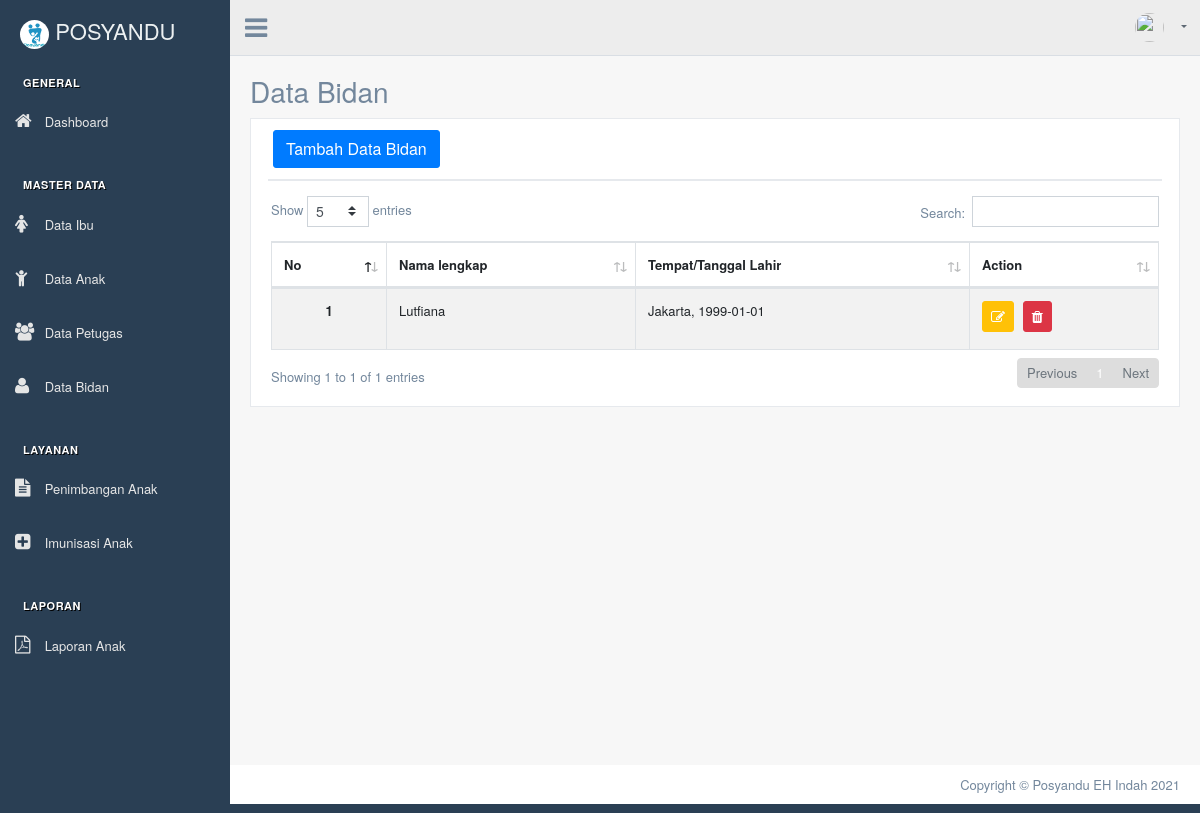
The page /index.php/bidan on the database its author committed.
### tables this page shows
CREATE TABLE `bidan` (
  `id_bidan` int(11) NOT NULL,
  `nama_bidan` varchar(50) NOT NULL,
  `tempat_lahir` varchar(30) NOT NULL,
  `tanggal_lahir` date NOT NULL,
  `no_hp` varchar(13) NOT NULL,
  `pendidikan_terakhir` varchar(30) NOT NULL,
  `user_id` int(11) NOT NULL
);

### application/controllers/Bidan.php (called while the page is built, shortened)
<?php
class Bidan extends CI_Controller
{
    public function __construct()
    {
        $this->load->model('Bidan_model');
    }
    public function index()
    {
        $data['title'] = 'Data Bidan | Posyandu EH Indah';
        $data['user'] = $this->db->get_where('user', ['username' => $this->session->userdata('username')])->row_array();
        $data['users'] = $this->Bidan_model->getDataUsers();
        $data['bidan'] = $this->Bidan_model->getDataBidan();
        $this->load->view('templates/header-datatables', $data);
        $this->load->view('templates/sidebar');
        $this->load->view('templates/topbar', $data);
        $this->load->view('bidan/index', $data);
        $this->load->view('templates/footer-datatables');
    }
}

### index.php (called while the page is built, shortened)
<?php
require_once BASEPATH.'core/CodeIgniter.php';

### application/models/Bidan_model.php (called while the page is built, shortened)
<?php
class Bidan_model extends CI_Model
{
    public function getDataBidan()
    {
        $query = "SELECT * from bidan";
        return $this->db->query($query)->result_array();
    }
}

### application/views/bidan/index.php (the view, shortened to what this page needs)
<div class="right_col" role="main">
    <div class="page-title">
        <div class="title_left">
            <h3>Data Bidan</h3>
        </div>
    </div>
    <div class="clearfix"></div>
    <div class="row">
        <div class="col-md-12 col-sm-12 ">
            <div class="x_panel">
                <div class="x_title">
                    <button type="button" class="btn btn-primary" data-toggle="modal" data-target="#addDataBidanModal">Tambah Data Bidan</button>
                </div>
                <div class="x_content">
                    <div class="row">
                        <div class="col-sm-12">
                            <div class="card-box table-responsive">
                                <table id="datatable" class="table table-striped table-bordered" style="width:100%">
                                    <thead>
                                        <tr>
                                            <th>No</th>
                                            <th>Nama lengkap</th>
                                            <th>Tempat/Tanggal Lahir</th>
                                            <th>Action</th>
                                        </tr>
                                    </thead>
                                    <tbody>
                                        <?php $i = 1; ?>
                                        <?php foreach ($bidan as $d) : ?>
                                            <tr>
                                                <th scope="row">
                                                    <center><?= $i; ?></center>
                                                </th>
                                                <td><?= $d['nama_bidan']; ?></td>
                                                <td><?= $d['tempat_lahir'] . ', ' . $d['tanggal_lahir']; ?></td>
                                                <td>
                                                    <a data-toggle="modal" data-target="#editDataBidanModal<?= $d['id_bidan']; ?>" href="<?= base_url(); ?>bidan/updateDatabidan/<?= $d['id_bidan']; ?>" class="btn btn-warning btn-circle btn-sm">
                                                        <i class="fa fa-edit"></i>
                                                    </a>
                                                    <a ata-toggle="tooltip" href="<?= base_url(''); ?>bidan/deleteDataBidan/<?= $d['id_bidan']; ?>" class="btn btn-danger btn-circle btn-sm tbl-hapus" title="Delete">
                                                        <i class="fa fa-trash"></i>
                                                    </a>
                                                </td>
                                            </tr>
                                            <?php $i++; ?>
                                        <?php endforeach; ?>
                                    </tbody>
                                </table>
                            </div>
                        </div>
                    </div>
                </div>
            </div>
        </div>
    </div>
</div>

### rows shown on the page
bidan: nama_bidan "Lutfiana", tempat_lahir "Jakarta", tanggal_lahir "1999-01-01"
